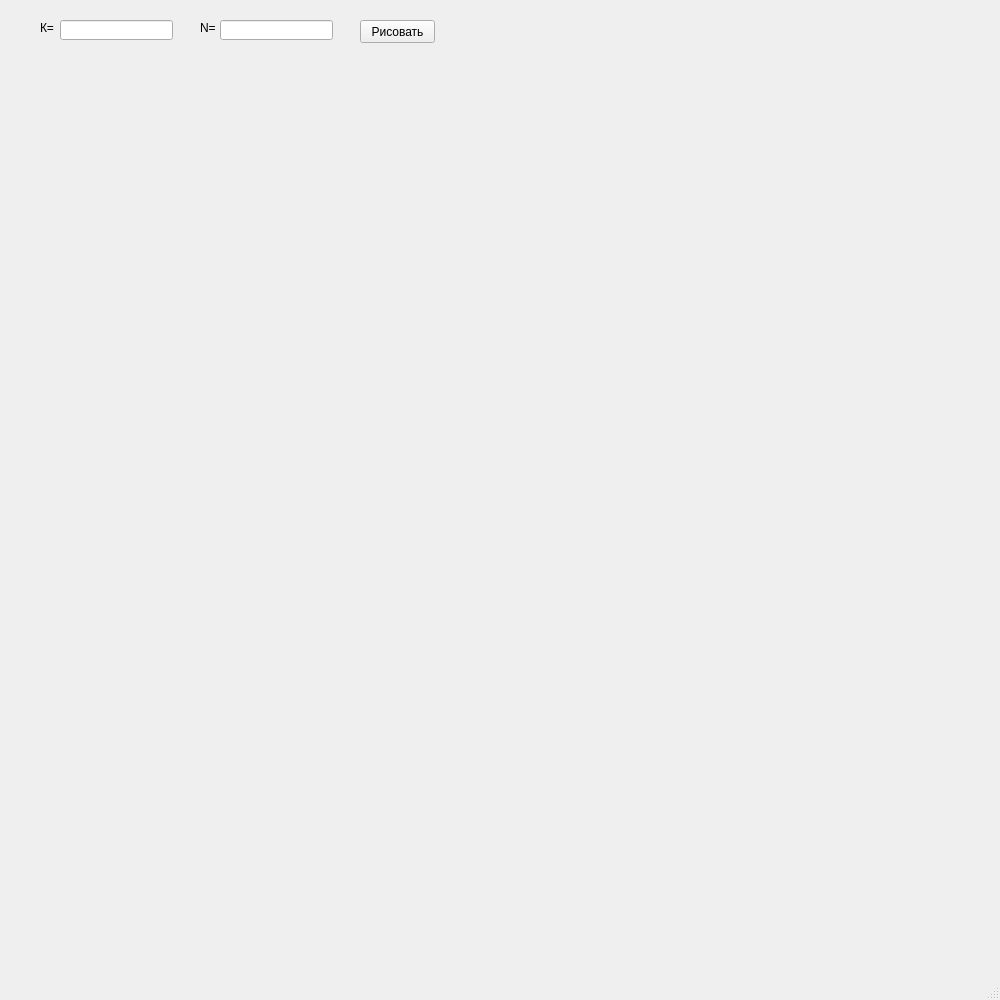
<?xml version="1.0" encoding="UTF-8"?>
<ui version="4.0">
 <class>MainWindow</class>
 <widget class="QMainWindow" name="MainWindow">
  <property name="geometry">
   <rect>
    <x>0</x>
    <y>0</y>
    <width>1000</width>
    <height>1000</height>
   </rect>
  </property>
  <property name="windowTitle">
   <string>MainWindow</string>
  </property>
  <widget class="QWidget" name="centralwidget">
   <widget class="QLabel" name="label">
    <property name="geometry">
     <rect>
      <x>40</x>
      <y>20</y>
      <width>21</width>
      <height>16</height>
     </rect>
    </property>
    <property name="text">
     <string>К=</string>
    </property>
   </widget>
   <widget class="QLineEdit" name="lineEdit">
    <property name="geometry">
     <rect>
      <x>60</x>
      <y>20</y>
      <width>113</width>
      <height>20</height>
     </rect>
    </property>
   </widget>
   <widget class="QLabel" name="label_2">
    <property name="geometry">
     <rect>
      <x>200</x>
      <y>20</y>
      <width>21</width>
      <height>16</height>
     </rect>
    </property>
    <property name="text">
     <string>N=</string>
    </property>
   </widget>
   <widget class="QLineEdit" name="lineEdit_2">
    <property name="geometry">
     <rect>
      <x>220</x>
      <y>20</y>
      <width>113</width>
      <height>20</height>
     </rect>
    </property>
   </widget>
   <widget class="QPushButton" name="pushButton">
    <property name="geometry">
     <rect>
      <x>360</x>
      <y>20</y>
      <width>75</width>
      <height>23</height>
     </rect>
    </property>
    <property name="text">
     <string>Рисовать</string>
    </property>
   </widget>
  </widget>
  <widget class="QMenuBar" name="menubar">
   <property name="geometry">
    <rect>
     <x>0</x>
     <y>0</y>
     <width>1000</width>
     <height>21</height>
    </rect>
   </property>
  </widget>
  <widget class="QStatusBar" name="statusbar"/>
 </widget>
 <resources/>
 <connections/>
</ui>
